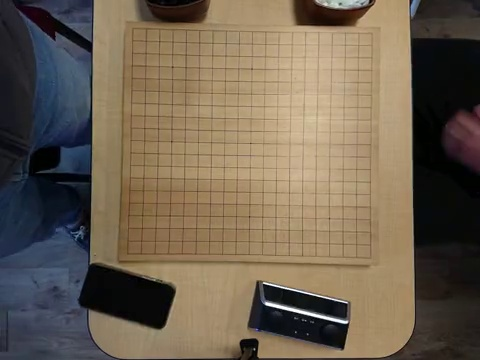
#> input picture data/test_video_00001.jpg, 480 x 360 px
$ python -i image_utils.py   (imports and definitions only)
#> lines starting #> are read from the running program, lines starting #| are printed output that depends on the picture; after the words box and inside, x2 and y2 are one past the last pixel; in counts of white or black regions, pixels touching at a corner belong together
#> further down, picture is the input picture: shape (360, 480, 3); mean B, G, R 80.6, 97.5, 110.6
### geometry.py
import cv2
import math
import matplotlib

matplotlib.use("TkAgg")
import matplotlib.pyplot as plt
import numpy as np
from scipy.spatial.transform import Rotation as R


class Pose3D:
    # [87 lines left out: functions __init__, __str__, __call__, x_rot_degrees, y_rot_degrees, z_rot_degrees and 3 more, not called in this run]


class Lines2D:
    def __init__(self, lines):
        # lines is a Nx4 np array consisting of 2 line segment endpoints
        self.x1 = lines[:, 0:1]
        self.x2 = lines[:, 2:3]
        self.y1 = lines[:, 1:2]
        self.y2 = lines[:, 3:4]

    def __len__(self):
        return self.x1.shape[0]

    # [22 lines left out: functions combine, get_intersect, not called in this run]

    @property
    def lines(self):
        return np.concatenate([self.x1, self.y1, self.x2, self.y2], axis=1)

    # [95 lines left out: functions pt1, pt2, line_angle, hough_theta, hough_r, line_lengths and 6 more, not called in this run]


class Distribution1D:
    # [15 lines left out: functions __init__, calculate_fft, not called in this run]

    def __len__(self):
        return len(self.distribution_values)

    # [51 lines left out: functions calculate_correlation, triangle_filter, display, not called in this run]


class DistributionImage2D:
    # [54 lines left out: functions __init__, resize_img, calculate_padded_fft, match_images, not called in this run]

### image_utils.py
import numpy as np
import cv2
import math

import geometry


class Camera:
    # [54 lines left out: functions __init__, calculate_camera_intrinsics_matrix, project_points, calculate_delta_translation, video_generator, not called in this run]


def find_lines_in_img(img, lattice_size=19, debug=False):
    # given an image find the lines in the image
    # use search parameters to eliminate lines that aren't part of a grid pattern

#> called with lattice_size = 19, debug = False
    gray = cv2.cvtColor(img, cv2.COLOR_BGR2GRAY)
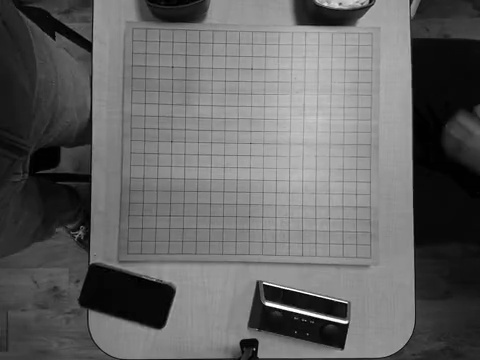
#> gray: shape (360, 480); min 0, max 255, mean 99.5
    h, w = img.shape[0:2]
#> h = 360; w = 480
    blur_kernel_size = int(min(h, w) // 400)
#> blur_kernel_size = 0
    blur_kernel_size += blur_kernel_size % 2 - 1
#> blur_kernel_size = -1
    threshold, thresh_im = cv2.threshold(
        gray, 0, 255, cv2.THRESH_BINARY + cv2.THRESH_OTSU
    )
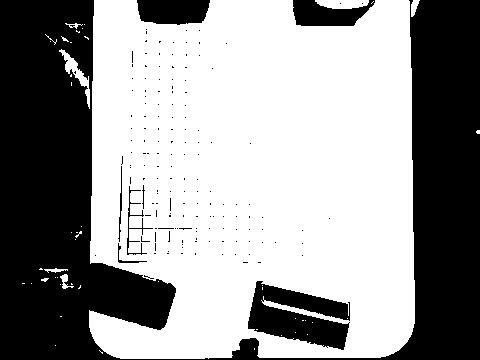
#> thresh_im: shape (360, 480); 59.6% white; 157 black regions (149 under 20 px), largest, box (x1, y1, x2, y2) and area: (0, 0, 480, 360) 61792, (248, 281, 350, 350) 4186, (137, 0, 210, 25) 1583
#> threshold = 89
    canny_thresh_high = int(min(threshold * 2, 200))
#> canny_thresh_high = 178
    canny_thresh_low = int(threshold / 2)
#> canny_thresh_low = 44
    canny_aperture_size = 3
    minLineLength = min(h, w) // (lattice_size)
#> minLineLength = 18
    maxLineGap = min(h, w) // (lattice_size)
#> maxLineGap = 18
    if debug:
        print("blur kernel size", blur_kernel_size)
        print("canny thresh high", canny_thresh_high)
        print("canny thresh low", canny_thresh_low)
        print("canny aperture size", canny_aperture_size)
        print("hough min line length", minLineLength)
        print("hough max line gap", maxLineGap)
    if blur_kernel_size > 1:
        gray = cv2.GaussianBlur(gray, (blur_kernel_size, blur_kernel_size), 0)
    edges = cv2.Canny(
        gray, canny_thresh_low, canny_thresh_high, apertureSize=canny_aperture_size
    )
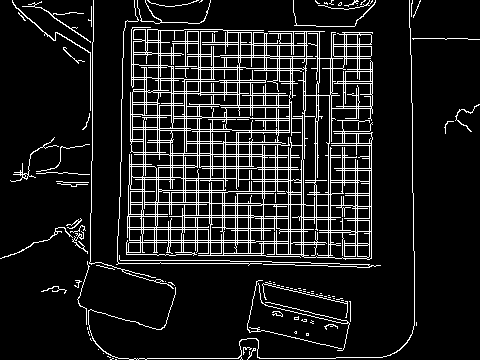
#> edges: shape (360, 480); 11.1% white in thin lines or dots

    lines = cv2.HoughLinesP(
        edges,  # Input edge image
        1,  # Distance resolution in pixels
        0.5 * np.pi / 180,  # Angle resolution in radians
        threshold=minLineLength * 3,  # Min number of votes for valid line
        minLineLength=minLineLength,  # Min allowed length of line
        maxLineGap=maxLineGap,  # Max allowed gap between line for joining them
    )
#> lines = 141 rows, first 6: [413, 193, 413, 230], [119, 201, 371, 205], [123, 40, 359, 45], [120, 166, 371, 170], [249, 131, 371, 134], [120, 176, 371, 181]
    lines = np.squeeze(np.array(lines), 1)
    lines = np.array(lines)
    assert lines.ndim == 2

    return geometry.Lines2D(lines)
#> in __init__, `self.x1 = lines[:, 0:1]`: self.x1 = 141 values, max 414 at index 136, min 13 at index 131, mean 197.6
#> in __init__, `self.x2 = lines[:, 2:3]`: self.x2 = 141 values, max 467 at index 129, min 90 at index 41, mean 283.7
#> in __init__, `self.y1 = lines[:, 1:2]`: self.y1 = 141 values, max 358 at index 10, min 0 at index 56, mean 179.7
#> in __init__, `self.y2 = lines[:, 3:4]`: self.y2 = 141 values, max 358 at index 10, min 0 at index 8, mean 131.5

>>> import cv2
>>> picture = cv2.imread('data/test_video_00001.jpg')
>>> result = find_lines_in_img(picture)
